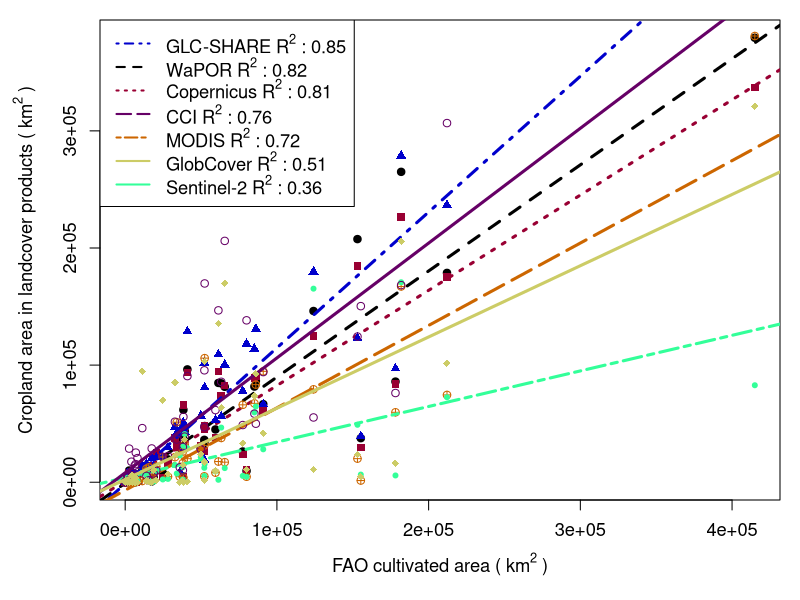

The R script that drew this image:
##created by A.G. Owusu
##R script to compare country level irrgated area fro fAO aquastat portal to RS landcover products for 2019

#Set working directory (Remember to change from "/" to "/")
library("gridExtra")
library("cowplot")

setwd("C:/Users/afua/S3_bucket/Partitioning_ET2/Instance_Partitioning_Africa/Validation_and_stats_best3_crop")
print(getwd())

data <- read.csv("Cropland_area_csv2.csv", header= TRUE)
head(data)

par(mar = c(5, 5, 1, 1)) # c(bottom, left, top, right)
plot <-    
  plot(data$FAO, data$Wapor, pch=19, col ="black",
       xlab= "FAO cultivated area (" ~ km ^2 ~ ")", 
       ylab= "Cropland area in landcover products (" ~ km ^2 ~ ")",
       cex.lab = 1.1, cex.axis=1.1)

abline(WaPor <- lm(data$Wapor ~ data$FAO), col = "black", lwd = 3, lty = 2 )

points(data$FAO, data$Copernicus, col = "#990033", pch = 15)
abline(Copernicus <- lm(data$Copernicus ~ data$FAO), col = "#990033", lwd = 3, lty = 3)

points(data$FAO, data$Glc_share, col = "#0000CC", pch = 17)
abline(Glc_share <- lm(data$Glc_share ~ data$FAO), col = "#0000CC", lwd = 3, lty = 4)

points(data$FAO, data$Modis, col = "#CC6600", pch = 10)
abline(Modis <- lm(data$Modis ~ data$FAO), col = "#CC6600", lwd = 3, lty = 5)

points(data$FAO, data$Sentinel, col = "#33FF99", pch = 20)
abline(Sentinel <- lm(data$Sentinel ~ data$FAO), col = "#33FF99", lwd = 3, lty = 6)

points(data$FAO, data$CCI, col = "#660066", pch = 21)
abline(CCI <- lm(data$CCI ~ data$FAO), col = "#660066", lwd = 3, lty = 1)

points(data$FAO, data$Globecover, col = "#CCCC66", pch = 18)
abline(Globecover <- lm(data$Globecover ~ data$FAO), col = "#CCCC66", lwd = 3, lty = 1)

#Calculate correlations
format(summary(WaPor)$adj.r.squared, digits=4)
format(summary(Copernicus)$adj.r.squared, digits=4)
format(summary(Glc_share)$adj.r.squared, digits=4)
format(summary(Modis)$adj.r.squared, digits=4)
format(summary(Sentinel)$adj.r.squared, digits=4)
format(summary(CCI )$adj.r.squared, digits=4)
format(summary(Globecover)$adj.r.squared, digits=4)


legend( x = "topleft",
        legend = c("GLC-SHARE" ~ R^2 ~ ": 0.85","WaPOR" ~ R^2 ~ ": 0.82", "Copernicus" ~ R^2 ~ ": 0.81", "CCI" ~ R^2 ~ ": 0.76", "MODIS" ~ R^2 ~ ": 0.72", "GlobCover" ~ R^2 ~ ": 0.51", "Sentinel-2" ~ R^2 ~ ": 0.36"),
        col = c("#0000CC","black","#990033","#660066","#CC6600", "#CCCC66", "#33FF99"),
        lwd=2, lty=c(4, 2, 3, 5, 6, 1,1),
         cex = 1.1, horiz = F )
